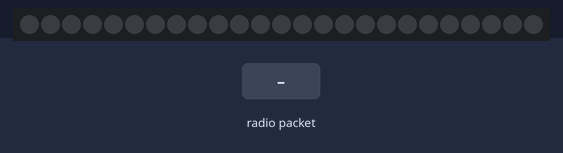
This sketch was run on a simulated Arduino Uno, built with avr-gcc and run on an emulated ATmega328P. Shown: 25 RGB LEDs in strip order, left to right. The inputs (shaded band) are chosen by the test bench. No radio packets arrive unless stated.

Above: at 1.2 s.
1.3 s: radio packet "1" arrives
At 1.75 s:
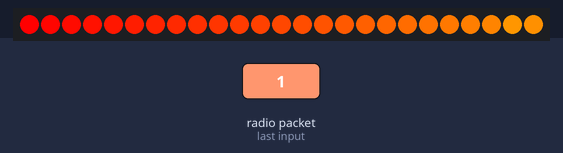
At 2.35 s:
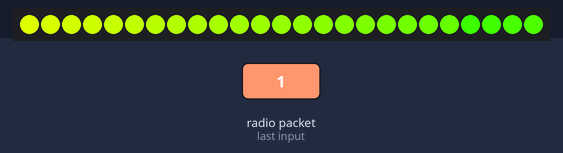

Measured:
- after the input at 1.3 s, the LEDs: first change at once (image 1 shows a later state)

The sketch:

main.ino
```cpp
#include <Servo.h>
#include <SPI.h>
#include <nRF24L01.h>
#include <RF24.h>
#include <microLED.h>

#define STRIP_PIN 2
#define NUMLEDS 25

microLED<NUMLEDS, STRIP_PIN, MLED_NO_CLOCK, LED_WS2818, ORDER_GRB, CLI_AVER> led;
const uint64_t pipe = 0xF1F1F1F1F1LL;
RF24 radio(9, 10); // CE, CSNF1
byte data[9];
uint32_t timer;
uint8_t mode = 0;
uint8_t numLed = 0;
uint8_t hsv = 0;
uint8_t dir = 1;
uint8_t hsvDir = 1;


void setup() {
  pinMode(2, OUTPUT);
  led.setBrightness(255);
  for (int i = 0; i <= NUMLEDS - 1; i++) {
    led.leds[i] = mHSV(i, 0, 0);
  }
  led.show();
  Serial.begin(115200);
  radio.begin();
  delay(2);
  radio.setChannel(90); // канал (0-127)
  radio.setDataRate(RF24_1MBPS);
  radio.setPALevel(RF24_PA_HIGH);
  radio.openReadingPipe(1, pipe);
  radio.startListening();
}

void loop()
{

  if (radio.available()) {

    radio.read(&data, sizeof(data));
    if (data[8] == 0) {
      mode = 1;
    }
  }
  if (mode and millis() - timer > 10) {
    led.leds[numLed] = mHSV(hsv, 255, 255);
    led.show();
    timer = millis();
    /*
      if (numLed<24) numLed++;
      else numLed=0;
      hsv++;
    */

    if (dir) numLed++;
    else numLed--;
    if (numLed == 24 or numLed == 0) dir = !dir;

    if (hsvDir) hsv++;
    else hsv--;
    if (hsv == 180 or hsv == 0) hsvDir = !hsvDir;

  }
}
```
